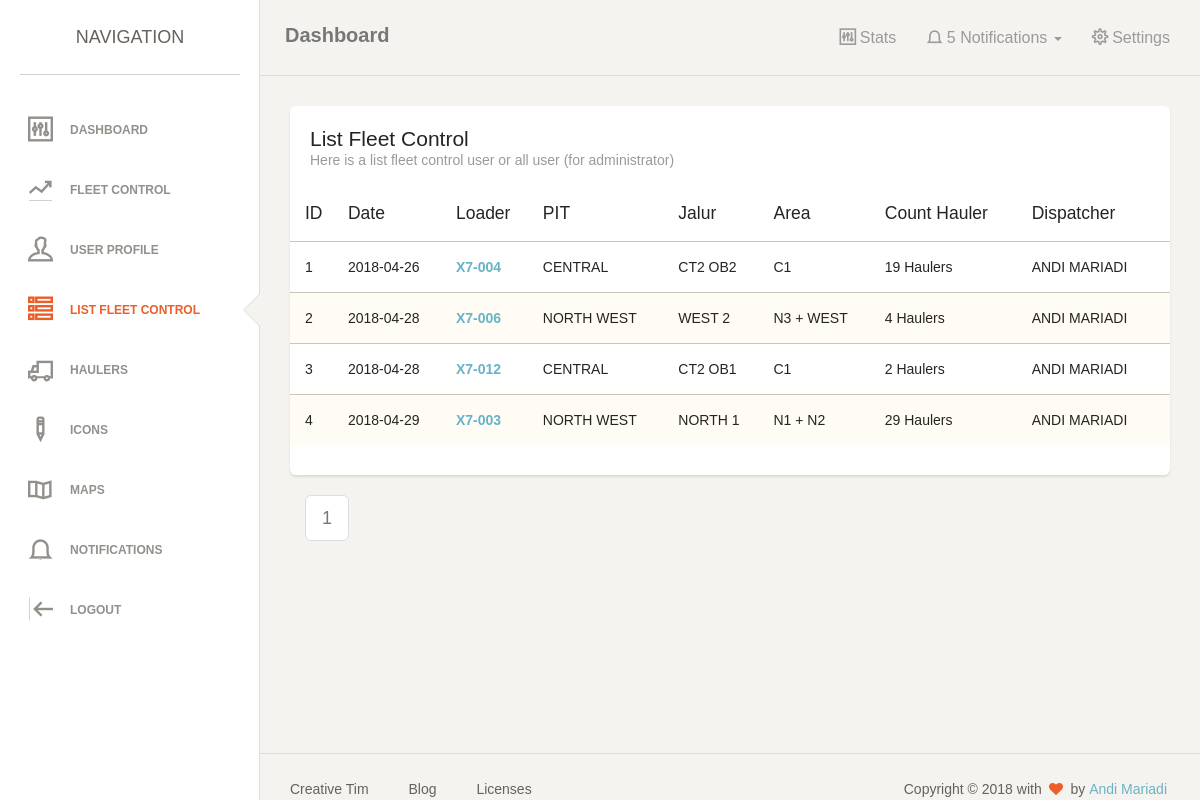
Page /index.php?list (signed in) on the committed database.
### tables this page shows
CREATE TABLE IF NOT EXISTS `set_fleet` (
  `id` int(20) NOT NULL AUTO_INCREMENT,
  `date` date NOT NULL,
  `time` time NOT NULL,
  `shift` int(11) NOT NULL,
  `cn_loader` varchar(10) NOT NULL,
  `speed` float NOT NULL,
  `status` int(10) NOT NULL,
  `pit` int(10) NOT NULL,
  `jalur` int(10) NOT NULL,
  `area` int(10) NOT NULL,
  `material` int(10) NOT NULL,
  `disposal` varchar(100) NOT NULL,
  `coal_seam` varchar(10) NOT NULL,
  `coal_series` varchar(10) NOT NULL,
  `spv` varchar(100) NOT NULL,
  `gl_front` varchar(100) NOT NULL,
  `gl_disp` varchar(100) NOT NULL,
  `distance` int(10) NOT NULL,
  `refid` int(100) NOT NULL,
  PRIMARY KEY (`id`),
  KEY `cn_hauler` (`cn_loader`,`status`,`jalur`),
  KEY `status` (`status`),
  KEY `jalur` (`jalur`),
  KEY `pit` (`pit`)
);

CREATE TABLE IF NOT EXISTS `enum` (
  `id` int(10) NOT NULL AUTO_INCREMENT,
  `name` varchar(100) NOT NULL,
  `type` varchar(50) NOT NULL,
  `refid` int(10) NOT NULL,
  PRIMARY KEY (`id`)
);

### system/crud.php (called while the page is built, shortened)
<?php
class crud
{
	private $server = 'localhost';
	private $user = 'root';
	private $pass = '';
	private $database = 'fleet_control';
	public $connection;
	function __construct() {
		$this->connection = new mysqli($this->server, $this->user, $this->pass, $this->database);
	}
	public function query($sql='')
	{
		$query = $this->connection->query($sql) or die ($this->connection->error);
	    return $query;
	}
	public function get_paging_info($tot_rows,$pp,$curr_page) {
	    $pages = ceil($tot_rows / $pp);
	    $data = array();
	    $data['si']        = ($curr_page * $pp) - $pp;
	    $data['pages']     = $pages;
	    $data['curr_page'] = $curr_page;
	    return $data;
	}
}
?>

### page/list_fleet_user.php (the view, shortened to what this page needs)
<?php
$id = addslashes($_SESSION['iduser']);
$p = $pit;
?>
<div class="content">
            <div class="container-fluid">
                <div class="row">
                    <div class="col-md-12">
                        <div class="card">
                            <div class="header">
                                <h4 class="title">List Fleet Control</h4>
                                <p class="category">Here is a list fleet control user or all user (for administrator)</p>
                            </div>
                            <div class="content table-responsive table-full-width">
                                <table class="table table-striped">
                                    <thead>
                                        <th>ID</th>
                                        <th>Date</th>
                                    	<th>Loader</th>
                                    	<th>PIT</th>
                                    	<th>Jalur</th>
                                    	<th>Area</th>
                                        <th>Count Hauler</th>
                                        <th>Dispatcher</th>
                                    </thead>
                                    <tbody>
                                    <?php
                                    $no = 0;
                                        $p = empty($p) ? 1 : $p;
                                        $per_page = 10;
                                        $start = ($p - 1) * $per_page;
                                        $sql = "SELECT `set_fleet`.*, `jalur`.`name` as `jalur`, `pit`.`name` as `pit`, `area`.`name` as `area`, `first_name`, `last_name`,
                                         (SELECT count(`cn_hauler`) FROM `master_fleet` WHERE `master_fleet`.`id_fleet` = `set_fleet`.`id`) as `count_dt`
                                         FROM `dispatch_fleet` LEFT JOIN `set_fleet` ON `dispatch_fleet`.`id_fleet`  = `set_fleet`.`id`
                                        LEFT JOIN `enum` as `pit` ON `set_fleet`.`pit` = `pit`.`id`
                                        LEFT JOIN `enum` as `jalur` ON `set_fleet`.`jalur` = `jalur`.`id`
                                        LEFT JOIN `enum` as `area` ON `set_fleet`.`area` = `area`.`id`
                                        LEFT JOIN `dispatcher` ON `dispatch_fleet`.`id_dispatch` = `dispatcher`.`id`
                                        WHERE `id_dispatch` = '{$id}' AND `set_fleet`.`id` != '' ORDER BY `set_fleet`.`id` ASC";
                                        $sql_limit = $sql . " LIMIT $start, $per_page";
                                        $total = mysqli_num_rows($db->query($sql));
                                        $page_total =  ceil($total / $per_page);
                                        $sql = $db->query($sql_limit);
                                        while ($data = mysqli_fetch_assoc($sql)) {
                                            $no++;
                                    ?>
                                        <tr>
                                        	<td><?php echo $no; ?></td>
                                            <td><?php echo $data['date']; ?></td>
                                        	<td><strong><a href="?detail&<?php echo $data['id']; ?>"><?php echo $data['cn_loader']; ?></a></strong></td>
                                        	<td><?php echo $data['pit']; ?></td>
                                        	<td><?php echo $data['jalur']; ?></td>
                                        	<td><?php echo $data['area']; ?></td>
                                            <td><?php echo $data['count_dt']; ?> Haulers</td>
                                            <td><?php echo $data['first_name'] . ' ' . $data['last_name']; ?></td>
                                        </tr>
                                        <?php } ?>
                                    </tbody>
                                </table>
                            </div>
                            <div class="col-md-12">
                                        <nav aria-label="...">
                                            <ul class="pagination pagination-lg">
                                              <?php
                                               $paging_info = $db->get_paging_info($page_total,1,$p);
                                               ?>
                                                  <?php
                                                      $max = 7;
                                                      if($paging_info['curr_page'] < $max)
                                                          $sp = 1;
                                                      elseif($paging_info['curr_page'] >= ($paging_info['pages'] - floor($max / 2)) )
                                                          $sp = $paging_info['pages'] - $max + 1;
                                                      elseif($paging_info['curr_page'] >= $max)
                                                          $sp = $paging_info['curr_page']  - floor($max/2);
                                                  ?>
                                                  <?php for($i = $sp; $i <= ($sp + $max -1);$i++) : ?>
                                                      <?php
                                                          if($i > $paging_info['pages'])
                                                              continue;
                                                      ?>
                                                      <?php if($paging_info['curr_page'] == $i) : ?>
                                                          <li class="page-item disabled"><a href="#" class="page-link"><?php echo $i; ?></a></li>
                                                      <?php else : ?>
                                                          <li class="page-item"><a href='?hauler&<?php echo $i;?>' title='Page <?php echo $i; ?>' class="page-link"><?php echo $i; ?></a></li>
                                                      <?php endif; ?>
                                                  <?php endfor; ?>
                                            </ul>
                                          </nav>
                            </div>
                        </div>
                    </div>
                </div>
            </div>
</div>

### index.php (shortened to what this page needs)
<?php
include 'system/crud.php';
$db = new crud();
$page = explode('?', $_SERVER['REQUEST_URI'], 2);
$page = empty($page[1]) ? $page[0] : $page[1];
$adev = explode('&', $page);
$pit = empty($adev[1]) ? null : $adev[1];
?>
<!DOCTYPE html>
<html lang="en">
<head>
    <link href="assets/css/bootstrap.min.css" rel="stylesheet" />
    <link href="assets/css/animate.min.css" rel="stylesheet"/>
    <link href="assets/css/paper-dashboard.css" rel="stylesheet"/>
    <link href="assets/css/demo.css" rel="stylesheet" />
    <link href="assets/css/font-awesome.min.css" rel="stylesheet">
    <link href="assets/css/themify-icons.css" rel="stylesheet">
</head>
<body>
  <div class="wrapper">
    <?php include 'include/sidebar.php';?>
    <div class="main-panel">
      <?php include 'include/nav.php';?>
      <?php
      switch($page){
        case "list":
            include "page/list_fleet_user.php";
        break;
      }
      ?>
        <footer class="footer">
            <div class="container-fluid">
                <nav class="pull-left">
                    <ul>
                        <li>
                            <a href="http://www.creative-tim.com">
                                Creative Tim
                            </a>
                        </li>
                        <li>
                            <a href="http://blog.creative-tim.com">
                               Blog
                            </a>
                        </li>
                        <li>
                            <a href="http://www.creative-tim.com/license">
                                Licenses
                            </a>
                        </li>
                    </ul>
                </nav>
                <div class="copyright pull-right">
                    Copyright &copy; <script>document.write(new Date().getFullYear())</script> with <i class="fa fa-heart heart"></i> by <a href="http://github.com/andimariadi">Andi Mariadi</a>
                </div>
            </div>
        </footer>
    </div>
  </div>
</body>
</html>

### include/sidebar.php
<div class="sidebar" data-background-color="white" data-active-color="danger">
    <div class="sidebar-wrapper">
        <div class="logo">
            <div class="simple-text">
                Navigation
            </div>
        </div>
        <ul class="nav">
            <li<?php if ($page == 'home' OR $page=='') { echo ' class="active"';} ?>>
                <a href="?home">
                    <i class="ti-panel"></i>
                    <p>Dashboard</p>
                </a>
            </li>
            <li<?php if (substr($page, 0, 5) == 'fleet') { echo ' class="active"';} ?>>
                <a href="?fleet">
                    <i class="ti-stats-up"></i>
                    <p>Fleet Control</p>
                </a>
            </li>
            <li<?php if ($page == 'user') { echo ' class="active"';} ?>>
                <a href="?user">
                    <i class="ti-user"></i>
                    <p>User Profile</p>
                </a>
            </li>
            <li<?php if ($page == 'list') { echo ' class="active"';} ?>>
                <a href="?list">
                    <i class="ti-view-list-alt"></i>
                    <p>List FLeet Control</p>
                </a>
            </li>
            <li<?php if (substr($page, 0, 6) == 'hauler') { echo ' class="active"';} ?>>
                <a href="?hauler">
                    <i class="ti-truck"></i>
                    <p>Haulers</p>
                </a>
            </li>
            <li>
                <a href="#">
                    <i class="ti-pencil-alt2"></i>
                    <p>Icons</p>
                </a>
            </li>
            <li>
                <a href="#">
                    <i class="ti-map"></i>
                    <p>Maps</p>
                </a>
            </li>
            <li>
                <a href="#">
                    <i class="ti-bell"></i>
                    <p>Notifications</p>
                </a>
            </li>
            <li>
                <a href="logout.php">
                    <i class="ti-shift-left"></i>
                    <p>Logout</p>
                </a>
            </li>
        </ul>
	</div>
</div>

### include/nav.php (shortened to what this page needs)
  <nav class="navbar navbar-default">
      <div class="container-fluid">
          <div class="navbar-header">
              <a class="navbar-brand" href="#">Dashboard</a>
          </div>
          <div class="collapse navbar-collapse">
              <ul class="nav navbar-nav navbar-right">
                  <li>
                      <a href="#" class="dropdown-toggle" data-toggle="dropdown">
                          <i class="ti-panel"></i>
		<p>Stats</p>
                      </a>
                  </li>
                  <li class="dropdown">
                        <a href="#" class="dropdown-toggle" data-toggle="dropdown">
                              <i class="ti-bell"></i>
                              <p class="notification">5</p>
			<p>Notifications</p>
			<b class="caret"></b>
                        </a>
                  </li>
<li>
                      <a href="#">
		<i class="ti-settings"></i>
		<p>Settings</p>
                      </a>
                  </li>
              </ul>
          </div>
      </div>
  </nav>

### rows in the picture
set_fleet: date "2018-04-26", cn_loader "X7-004", enum.name "CENTRAL", enum.name "CT2 OB2", enum.name "C1", count_dt "19", first_name "ANDI", last_name "MARIADI"
set_fleet: date "2018-04-28", cn_loader "X7-006", enum.name "NORTH WEST", enum.name "WEST 2", enum.name "N3 + WEST", count_dt "4", first_name "ANDI", last_name "MARIADI"
set_fleet: date "2018-04-28", cn_loader "X7-012", enum.name "CENTRAL", enum.name "CT2 OB1", enum.name "C1", count_dt "2", first_name "ANDI", last_name "MARIADI"
set_fleet: date "2018-04-29", cn_loader "X7-003", enum.name "NORTH WEST", enum.name "NORTH 1", enum.name "N1 + N2", count_dt "29", first_name "ANDI", last_name "MARIADI"
